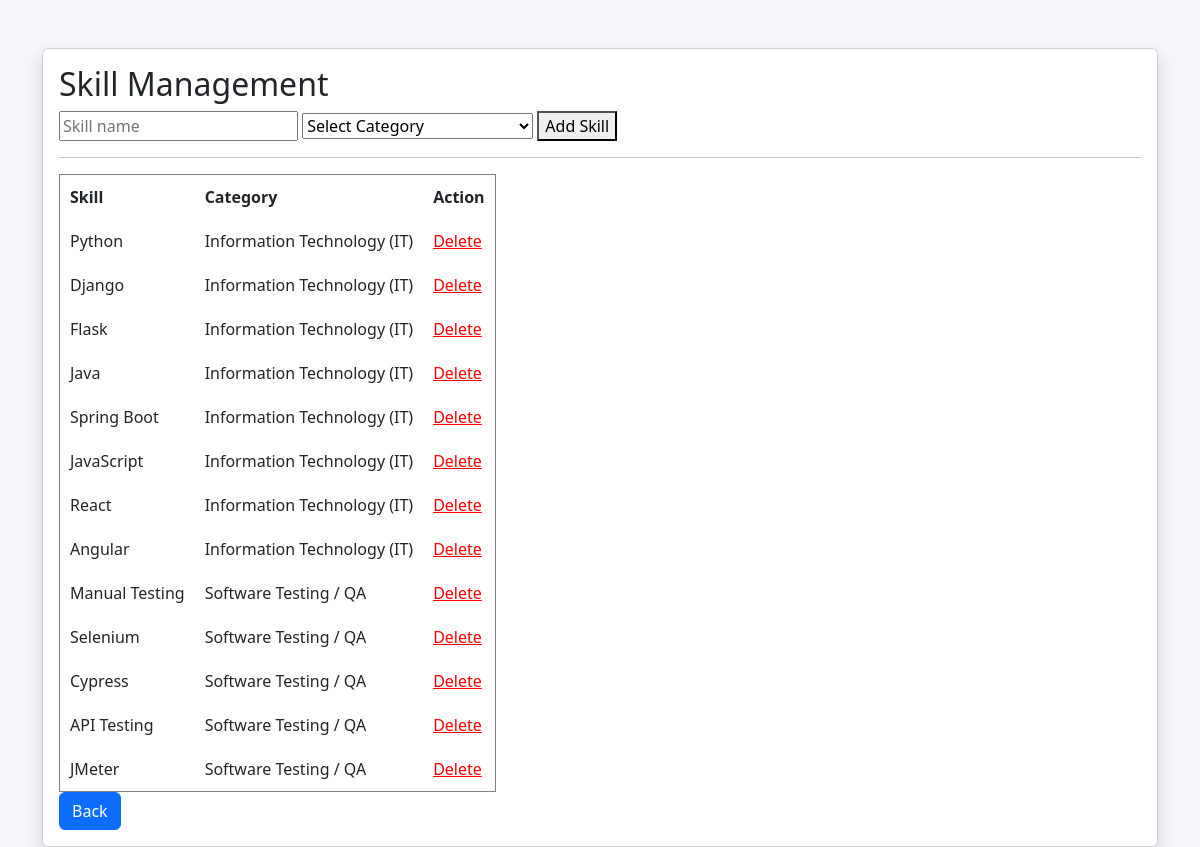
/jobs/skill_list/, run on an earlier commit of the app's database.
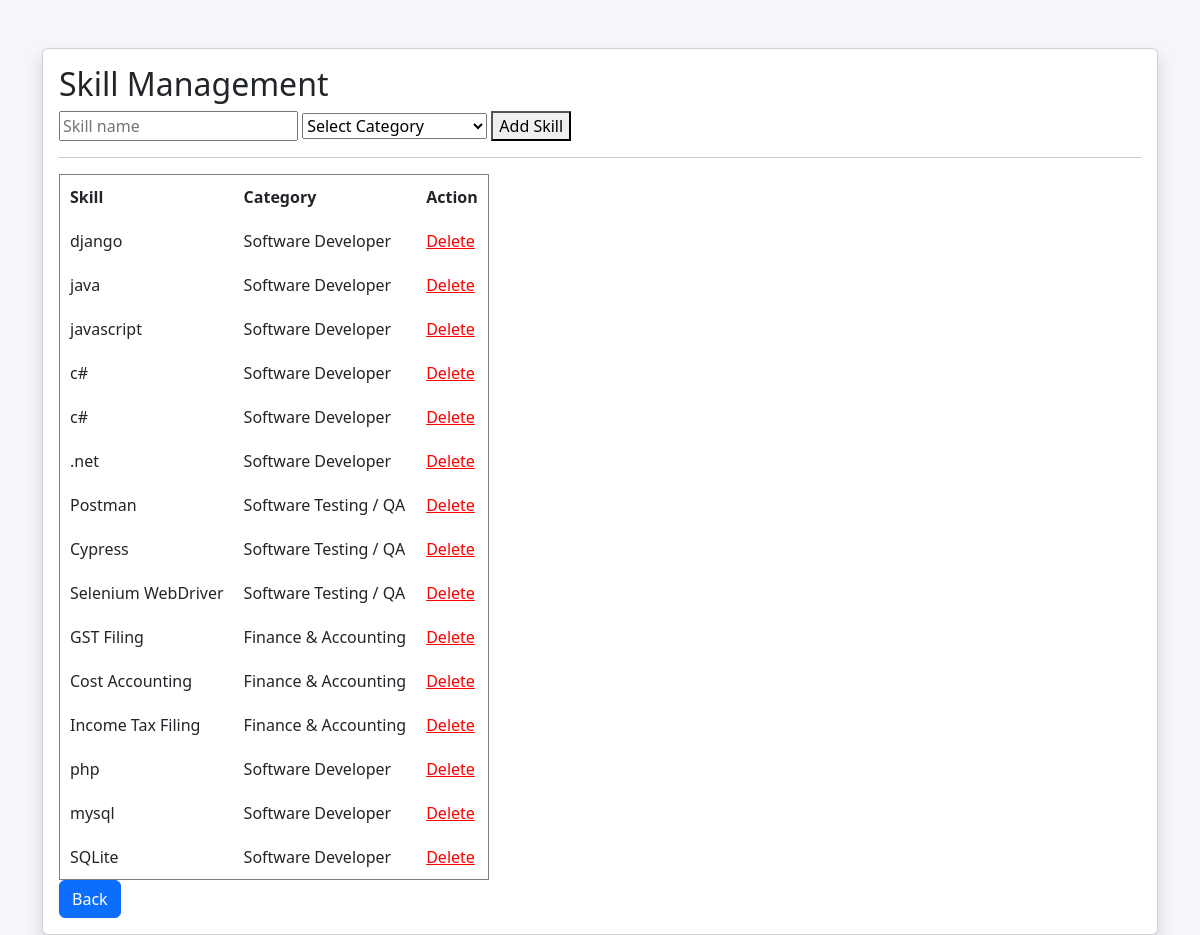
And on a later commit of the database.
### job/models.py (models this page shows, shortened)
class Skill(models.Model):
    category = models.ForeignKey(
        JobCategory,
        on_delete=models.CASCADE,
        related_name='skills'
    )
    name = models.CharField(max_length=100)

class JobCategory(models.Model):
    name = models.CharField(max_length=100)

### job/views.py (the view, shortened to what this page needs)
# urls.py: path('skill_list/', views.skill_list, name='skill_list'),
def skill_list(request):
    categories = JobCategory.objects.all()
    skills = Skill.objects.select_related('category')
    return render(request, "job/skills.html", {
        "skills": skills,
        "categories": categories
    })

### templates/job/skills.html (shortened to what this page needs)
{% load static %}
<!DOCTYPE html>
<html lang="en">
<head>
    <link href="https://cdn.jsdelivr.net/npm/bootstrap@5.3.3/dist/css/bootstrap.min.css" rel="stylesheet">
    <link rel="stylesheet" href="{% static 'css/jobapply.css' %}">
</head>
<body>
<div class="container mt-5">
    <div class="card shadow">
        <div class="card-body">
<h2>Skill Management</h2>
<form method="POST">
    <input type="text" name="name" placeholder="Skill name">
    <select name="category">
        <option value="">Select Category</option>
    </select>
    <button type="submit">Add Skill</button>
</form>
<hr>
<table border="1" cellpadding="10">
    <tr>
        <th>Skill</th>
        <th>Category</th>
        <th>Action</th>
    </tr>
    {% for skill in skills %}
    <tr>
        <td>{{ skill.name }}</td>
        <td>{{ skill.category.name }}</td>
        <td>
    <a href="{% url 'delete_skill' skill.id %}"
       onclick="return confirm('Are you sure you want to delete this skill?');"
       style="color:red;">
        Delete
    </a>
</td>
    </tr>
    {% endfor %}
</table>
<a class="btn btn-primary" href="/superadmin_dashboard">Back</a>
</div>
</div>
</body>
</html>

What changed in the data, as far as the page shows it:
removed Skill: name "Python", category.name "Information Technology (IT)"
removed Skill: name "Django", category.name "Information Technology (IT)"
removed Skill: name "Flask", category.name "Information Technology (IT)"
removed Skill: name "Java", category.name "Information Technology (IT)"
removed Skill: name "Spring Boot", category.name "Information Technology (IT)"
removed Skill: name "JavaScript", category.name "Information Technology (IT)"
removed Skill: name "React", category.name "Information Technology (IT)"
removed Skill: name "Angular", category.name "Information Technology (IT)"
removed Skill: name "Manual Testing", category.name "Software Testing / QA"
removed Skill: name "Selenium", category.name "Software Testing / QA"
removed Skill: name "API Testing", category.name "Software Testing / QA"
removed Skill: name "JMeter", category.name "Software Testing / QA"
added Skill: name "django", category.name "Software Developer"
added Skill: name "java", category.name "Software Developer"
added Skill: name "javascript", category.name "Software Developer"
added Skill: name "c#", category.name "Software Developer"
added Skill: name "c#", category.name "Software Developer"
added Skill: name ".net", category.name "Software Developer"
added Skill: name "Postman", category.name "Software Testing / QA"
added Skill: name "Selenium WebDriver", category.name "Software Testing / QA"
added Skill: name "GST Filing", category.name "Finance & Accounting"
added Skill: name "Cost Accounting", category.name "Finance & Accounting"
added Skill: name "Income Tax Filing", category.name "Finance & Accounting"
added Skill: name "php", category.name "Software Developer"
added Skill: name "mysql", category.name "Software Developer"
added Skill: name "SQLite", category.name "Software Developer"
